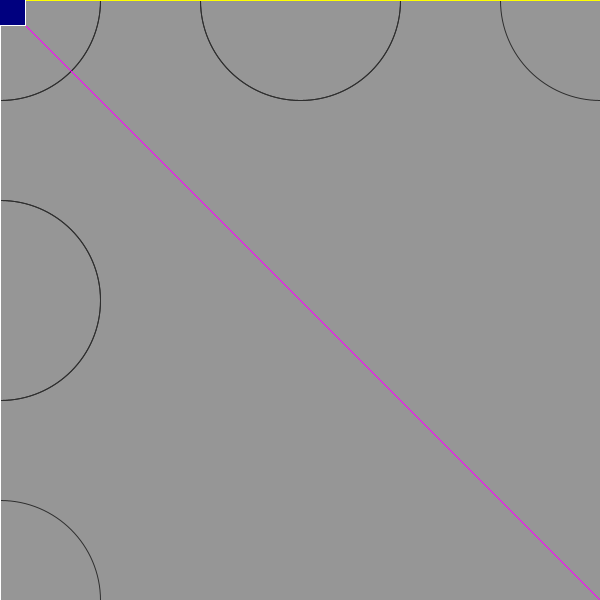
Frame 1 (no input)
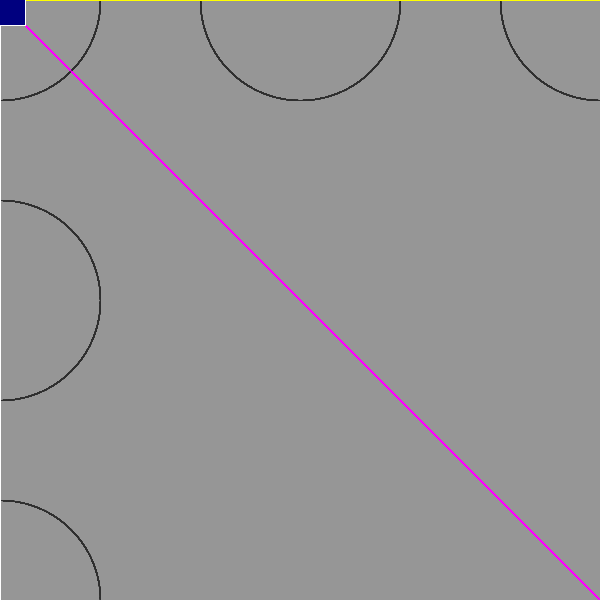
Frame 60 (the mouse pressed at the canvas centre just before this capture)
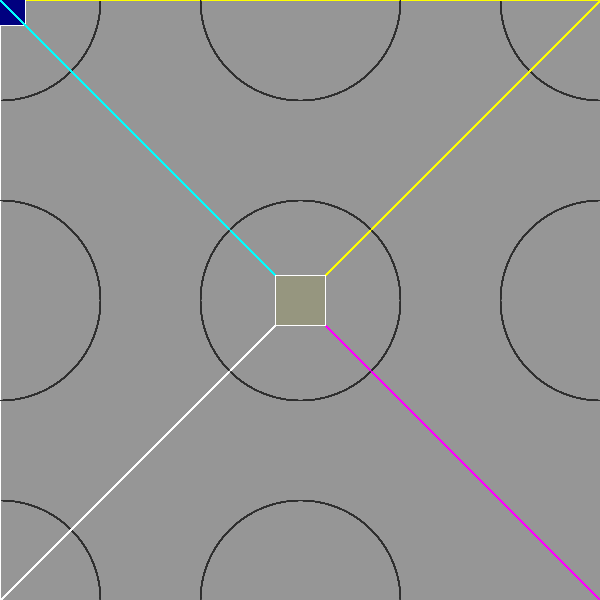
Frame 120 (the mouse held since frame 60 and released just before this capture)

The Processing sketch that drew these frames (run headless with seeded random() and noise(); from frame 60 on, the mouse is pressed at the canvas centre):

// Processing sketch: processing_93328
// ── processing_93328.pde

int bestnumber = 23;
float percent = 100;

void setup() {
  size(600, 600);
  background(150);
}

void draw() {
  

  noFill();
  
  stroke(46, 46, 46);
  ellipse(mouseX, 0, 200, 200);
  ellipse(0, mouseY, 200, 200);
  ellipse(mouseY, 600, 200, 200);
  ellipse(600, mouseX, 200, 200);
  ellipse(mouseX, 300, 200, 200);
  ellipse(300, mouseX, 200, 200);
  ellipse(mouseY, 300, 200, 200);
  ellipse(300, mouseY, 200, 200);


  
  stroke(0, 255, 255);
  line(mouseX, mouseY, 0, 0);
  stroke(255, 0, 255);
  line(mouseX, mouseY, 600, 600);
  stroke(255, 255, 0);
  line(mouseX, mouseY, 600, 0);
  stroke(255, 255, 255);
  line(mouseX, mouseY, 0, 600);
  
  fill(mouseX / 2, mouseY / 2, 127 - mouseX + mouseY);
  rect(mouseX - 25, mouseY - 25, 50, 50);
}
